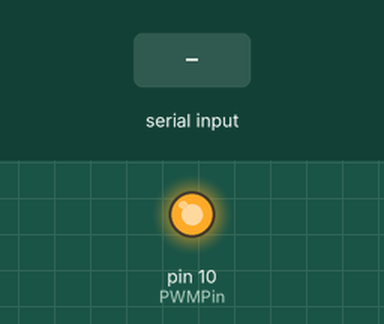
Simulated run of this sketch. Board: Arduino Uno, built with avr-gcc and run on an emulated ATmega328P. Shown: output pins drawn as LEDs (lit = HIGH). The test bench sets the inputs (shaded band).

Above: at 1.2 s.
1.3 s: byte 30 received over Serial
At 1.89 s:
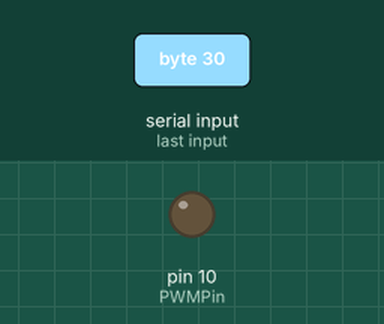
Timing chart, 0 to 10.3 s (numbered marks = the images above; inputs shaded):
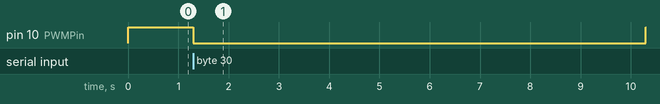

Measured:
- after the input at 1.3 s, pin 10 (PWMPin): HIGH → LOW at once, → HIGH 9.0 s later

The sketch:

heater_cntrl01.ino
```cpp
#include <avr/io.h>

#define PWMPin 10

//unsigned int frq = 440; // 周波数
//float duty = 0.5; // 指定したいデューティ比
unsigned int frq = 16; // 周波数
float duty; // 指定したいデューティ比

byte incomingByte; // for incoming serial data
int dec;

void setup() {
  Serial.begin(115200);
  pinMode(PWMPin, OUTPUT);
}

void loop() {

  // モード指定
  TCCR1A = 0b00100001;
  TCCR1B = 0b00010010;

  // TOP値指定
  OCR1A = (unsigned int)(1000000 / frq);


  // send data only when you receive data:
  if (Serial.available() > 0) {
    // read the incoming byte:
    incomingByte = Serial.read();

    dec = (int)incomingByte;
    duty = float(dec)/255.0;

  // Duty比指定
    OCR1B = (unsigned int)(1000000 / frq * duty);
  }


}
```
